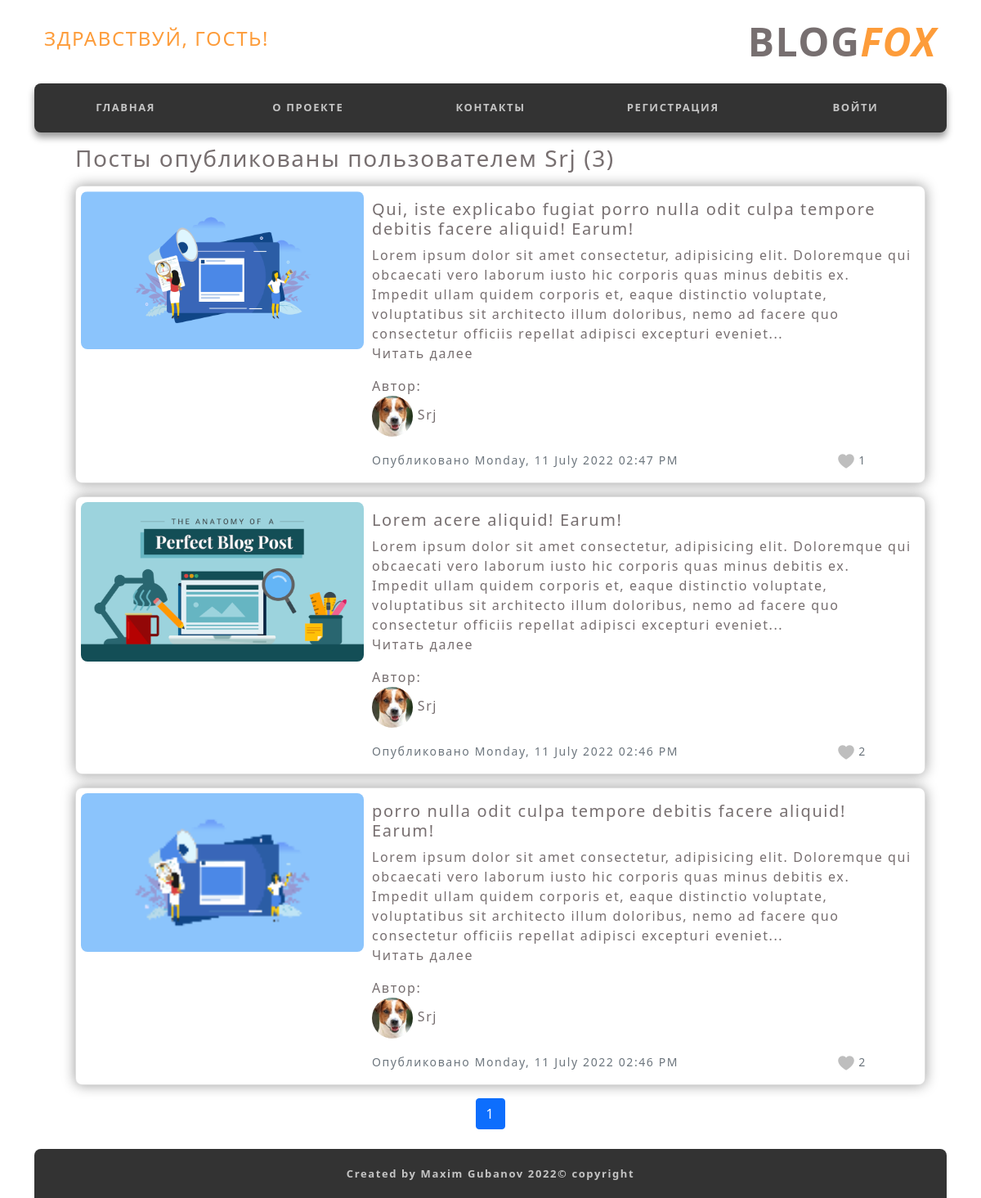
/user/Srj, run on an earlier commit of the app's database.
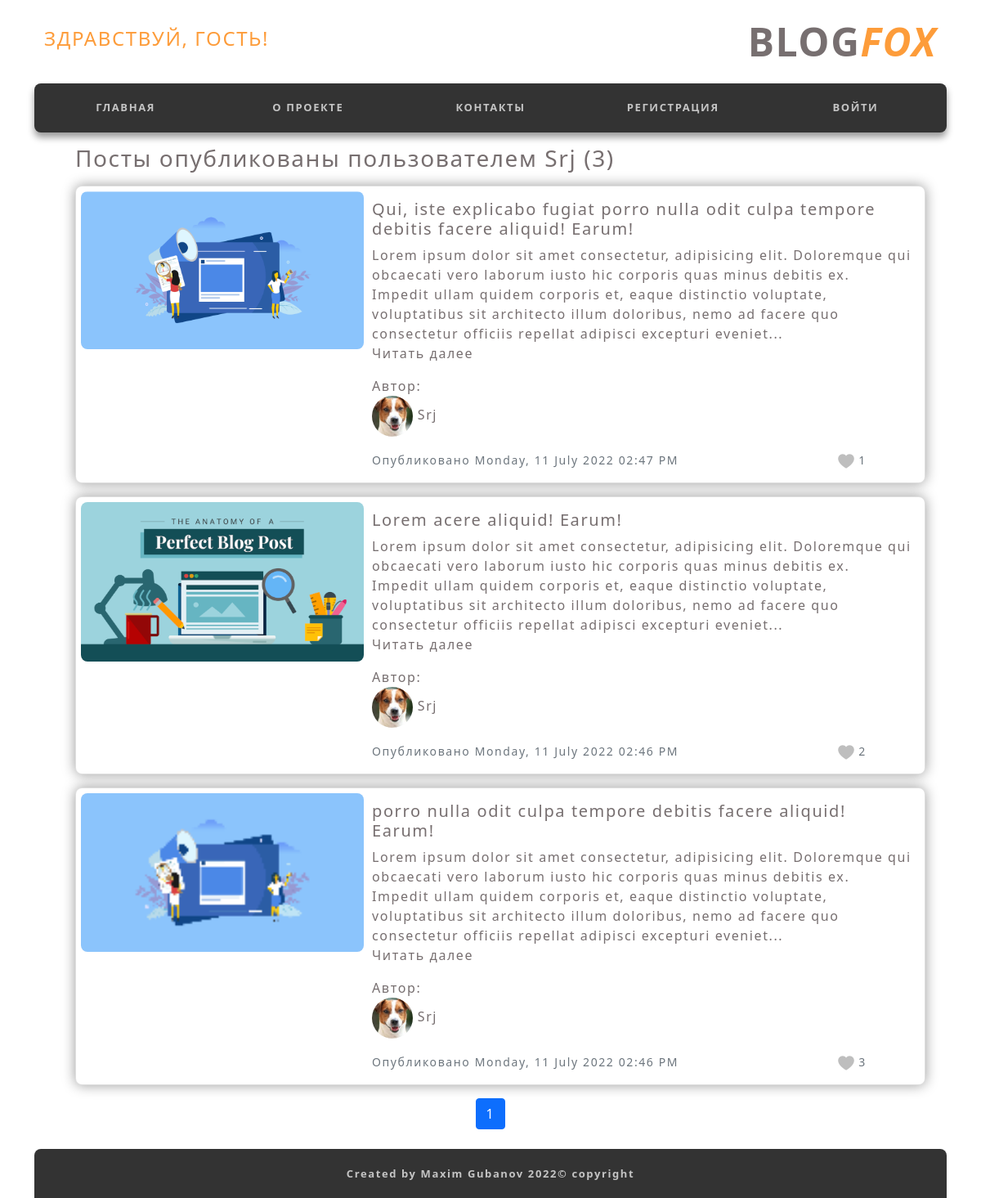
And on a later commit of the database.
### flask_Gubanov_project/models.py (models this page shows, shortened)
class User(db.Model, UserMixin):
    id = db.Column(db.Integer, primary_key=True)
    username = db.Column(db.String(20), unique=True, nullable=False)
    email = db.Column(db.String(120), unique=True, nullable=False)
    image_file = db.Column(db.String(20), nullable=False, default='default.png')
    password = db.Column(db.String(60), nullable=False)
    posts = db.relationship('Post', backref='author', lazy=True)

class Post(db.Model):
    id = db.Column(db.Integer, primary_key=True)
    title = db.Column(db.String(100), nullable=False)
    date_posted = db.Column(db.DateTime, nullable=False, default=datetime.utcnow)
    content = db.Column(db.Text, nullable=False)
    user_id = db.Column(db.Integer, db.ForeignKey('user.id'), nullable=False)
    total_likes = db.Column(db.Integer, nullable=True, default=0)
    likes = db.relationship('Like', backref='like')
    post_image = db.Column(db.String(20), nullable=False, default='post_default_img.png')

### flask_Gubanov_project/users/routes.py (the view)
@users.route("/user/<string:username>")
def user_posts(username):
    page = request.args.get('page', 1, type=int)
    user = User.query.filter_by(username=username).first_or_404()
    posts = Post.query.filter_by(author=user).order_by(Post.date_posted.desc()).paginate(page=page, per_page=5)
    return render_template('user_posts.html', posts=posts, user=user)

### flask_Gubanov_project/templates/user_posts.html (shortened to what this page needs)
{% extends "layout.html" %}
{% block content %}
    <div class="container text-left relative_block" style="width: 1040px;">
        <h3 class="mb-3">Посты опубликованы пользователем {{ user.username }} ({{ posts.total }})</h1>
        {% for post in posts.items %}
            <div class="card mb-3">
                <div class="row g-0">
                    <div class="image col-md-4">
                        <img src="{{ url_for('static', filename='post_images/' + post.post_image) }}" alt="">
                    </div>
                    <div class="col-md-8">
                        <div class="card-body">
                            <h5 class="card-title"><a href="{{ url_for('posts.post', post_id=post.id) }}">{{ post.title }}</a></h5>
                            <p class="card-text">{{ post.content[:320] }}...<br><a href="{{ url_for('posts.post', post_id=post.id) }}">Читать далее</a></p>
                            <p class="card-text">Автор: <br>
                                <a href="{{ url_for('users.user_posts', username=post.author.username) }}">
                                  <img class="rounded-circle article-img" style="width: 50px; height: 50px;" src="{{ url_for('static', filename='profile_pics/' + post.author.image_file) }}">
                                  {{ post.author.username }}
                                </a>
                            </p>
                            <div class="row justify-content-between">
                                <div class="col-10">
                                  <p class="card-text"><small class="text-muted">Опубликовано {{ post.date_posted.strftime('%A, %d %B %Y %I:%M %p') }}</small></p>
                                </div>
                                <div class="col-2">
                                    <div class="post_likes">
                                      <small class="text-muted">
                                        <img src="{{ url_for('static', filename='images/like_mini.png') }}" alt="like">
                                        {{ post.total_likes }}
                                      </small>
                                    </div>
                                </div>
                            </div>
                        </div>
                    </div>
                </div>
            </div>
        {% endfor %}
    </div>
    <div class="container text-center">
        {% for page_num in posts.iter_pages(left_edge=1, right_edge=1, left_current=1, right_current=2) %}
            {% if page_num %}
                {% if posts.page == page_num %}
                    <a class="btn btn-primary mb-4" href="{{ url_for('users.user_posts', username=user.username, page=page_num) }}">{{ page_num }}</a>
                {% else %}
                    <a class="btn btn-outline-success mb-4" href="{{ url_for('users.user_posts', username=user.username, page=page_num) }}">{{ page_num }}</a>
                {% endif %}
                {% else %}
                ...
                {% endif %}
        {% endfor %}
    </div>
{% endblock content %}

### flask_Gubanov_project/templates/layout.html (shortened to what this page needs)
<!DOCTYPE html>
<html lang="ru">
    <head>
        <link href="https://cdn.jsdelivr.net/npm/bootstrap@5.0.1/dist/css/bootstrap.min.css" rel="stylesheet">
    </head>
    <body>
        {% include "inc-header.html" %}
        {% block content %}{% endblock content %}
        {% include "inc-footer.html" %}
    </body>
</html>

### flask_Gubanov_project/templates/inc-header.html (shortened to what this page needs)
<header class="header">
        <div class="container">
            <div class="top-block block row justify-content-between text-uppercase">
                <div class="top-block_logo col text-left">
                    {% if current_user.is_authenticated %}
                        <h4>Привет, {{ current_user.username }}!</h4>
                    {% else %}
                        <h4>Здравствуй, гость!</h4>
                    {% endif %}
                </div>
                <div class="top-block_mobile-contact col">blog<span>fox</span></div>
            </div>
            <nav class="navigator">
                <div class="nav_items block bg row text-uppercase">
                    <div class="nav_item col"><a href="{{ url_for('main.home') }}" class="nav_link"><span>главная</span></a></div>
                    <div class="nav_item col"><a href="#" class="nav_link"><span>о проекте</span></a></div>
                    <div class="nav_item col"><a href="#" class="nav_link"><span>контакты</span></a></div>
                        {% if current_user.is_authenticated %}
                            <div class="nav_item col"><a href="{{ url_for('posts.allpost') }}" class="nav_link"><span>все посты</span></a></div>
                            <div class="nav_item col-1">
                                <a href="{{ url_for('posts.allpost') }}" class="nav_link">
                                    <img class="rounded-circle account-img" style="width: 50px; height: 50px; border: 2px solid rgb(210, 210, 210);" src="{{ url_for('static', filename='profile_pics/' + current_user.image_file)}}" alt="">
                                </a>
                            </div>
                        {% else %}
                            <div class="nav_item col"><a href="{{ url_for('users.register') }}" class="nav_link" id="linkReg_"><span>регистрация</span></a></div>
                            <div class="nav_item col"><a href="{{ url_for('users.login') }}" class="nav_link"><span>войти</span></a></div>
                        {% endif %}
                </div>
            </nav>
        </div>
</header>

### flask_Gubanov_project/templates/inc-footer.html
        <footer>
            <div class="container">
                <div class="bg bg--border-top text-center">
                    <a href="https://vk.com/max.gubanov" class="footer_my_link"><span>Created by Maxim Gubanov 2022</span></a>
                    <span> &copy; copyright</span>
                </div>
            </div>
        </footer>

### flask_Gubanov_project/templates/inc-general-style.html (style rules this page uses)
a { text-decoration: none; color: inherit; }
body { letter-spacing: 0.1rem; color: #776f70; }
.block { margin: 15px 0 15px 0; }
.bg { height: 60px; background-color: #333333; display: flex; justify-content: center; align-items: center; font-size: small; font-weight: 600; color: #c4c4c4; }
.top-block { align-items: center; font-size: x-large; font-weight: 600; }
.top-block_logo { color: #fd9c3a; }
.top-block_mobile-contact { text-align: end; font-size: 48px; font-weight: 800; }
.top-block_mobile-contact span { color: #fd9c3a; font-style: italic; }
.nav_items { height: 60px; border-radius: 8px; box-shadow: 0 6px 8px rgba(0, 0, 0, 0.4); }
.nav_item { display: flex; justify-content: center; align-items: center; background-color: #333333; font-size: small; font-weight: 600; }
.nav_item span { color: #c4c4c4; }
.bg--border-top { border-radius: 8px 8px 0 0; }

### flask_Gubanov_project/templates/user_posts.html (style rules this page uses)
.image img { margin: 6px; width: 100%; border-radius: 8px; }
.card { width: 1040px; border-radius: 8px; box-shadow: 0 0 16px rgba(0, 0, 0, 0.4); }

What changed in the data, as far as the page shows it:
changed Post "porro nulla odit culpa tempore debitis facere aliquid! Earum!": total_likes "2" → "3"
